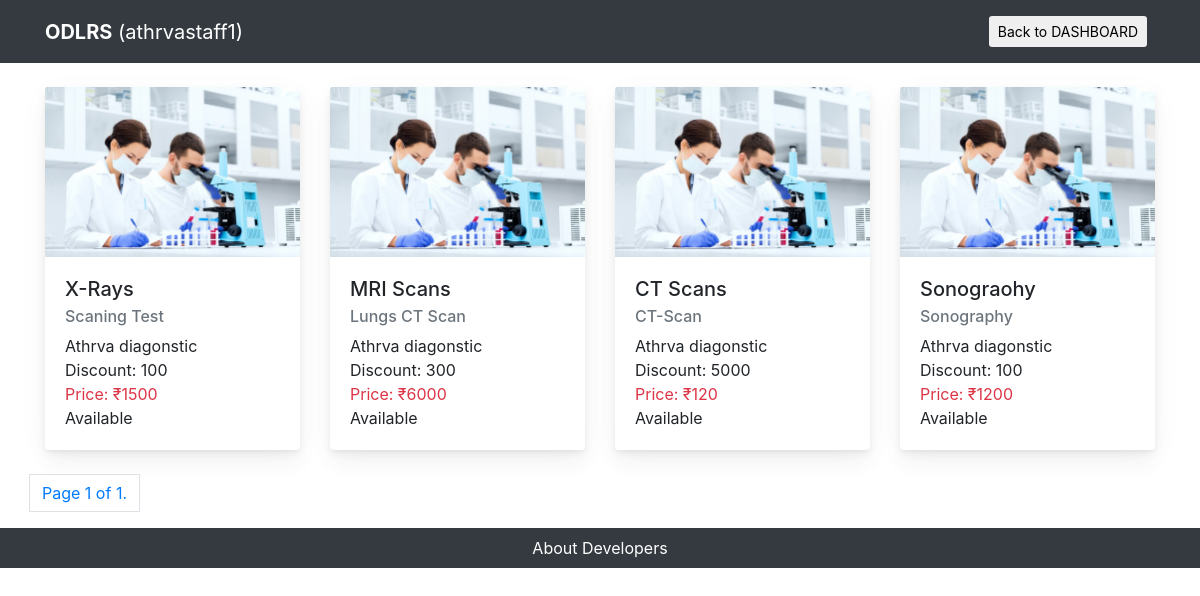
/all-tests-list-staff/athrvastaff1/, run on the app's committed database.
### diagnostic_centers/models.py (models this page shows, shortened)
class DiagnosticStaff(models.Model):
    username = models.CharField(max_length=20, unique=True, blank=False)
    password = models.CharField(max_length=100, unique=True,  blank=False)
    admin = models.BooleanField(default=False)
    center = models.ForeignKey(DiagnosticCenter, on_delete=models.CASCADE, related_name='center_staffs')
    class Meta:
        verbose_name_plural = 'Diagnostic Staffs'

class DiagnosticCenter(models.Model):
    name = models.CharField(max_length=250, blank=False)
    image = models.ImageField(default='default_center.jpg', upload_to='diagnostic_center_pics')
    email = models.EmailField(blank=True)
    contact_no = models.CharField(max_length=20, blank=False)
    website = models.CharField(max_length=100, blank=True)
    address = models.CharField(max_length=150, blank=False)
    class Meta:
        verbose_name_plural = 'Diagnostic Centers'
    def __str__(self):
        return self.name

### tests/models.py (models this page shows, shortened)
class Test(models.Model):
    ACTIVE_STATUS = (
        ('Available', 'AVAILABLE'),
        ('Closed', 'CLOSED'),
    )
    test_name = models.CharField(max_length=250, blank=False)
    image = models.ImageField(default='default_test.jpg', upload_to='test_pics')
    category = models.ForeignKey(TestCategory, on_delete=models.CASCADE, related_name='test_category')
    center = models.ForeignKey(DiagnosticCenter, on_delete=models.CASCADE, related_name='test_center')
    discount = models.PositiveIntegerField(null=True, blank=True)
    price = models.PositiveIntegerField(null=True, blank=True)
    active_status = models.CharField(max_length=20, choices=ACTIVE_STATUS, default='AVAILABLE')
    class Meta:
        ordering = ['-id']
        verbose_name_plural = 'Tests'

class TestCategory(models.Model):
    category_name = models.CharField(max_length=50)
    center = models.ForeignKey(DiagnosticCenter, on_delete=models.CASCADE, related_name='category_center',
                               null=True, blank=True)
    class Meta:
        verbose_name_plural = 'Test Categories'
        ordering = ['-id']
    def __str__(self):
        return self.category_name

### tests/views.py (the view)
# urls.py: path('all-tests-list-staff/<username>/', all_tests_list_for_staff, name='all-tests-list-staff'),
def all_tests_list_for_staff(request, username):
    staff = DiagnosticStaff.objects.get(username=username)
    staff_filtered_tests = Test.objects.filter(center__center_staffs=staff)
    paginator = Paginator(staff_filtered_tests, 20)
    page = request.GET.get('page')
    all_added_tests_paginator_data = paginator.get_page(page)
    template = 'tests/all_tests_list_for_staff.html'
    context = {
        'all_added_tests': all_added_tests_paginator_data,
        'staff': staff,
    }
    return render(request, template, context)

### templates/tests/all_tests_list_for_staff.html (shortened to what this page needs)
<!DOCTYPE html>
<html lang="en">
<head>
    <link rel="stylesheet" href="https://maxcdn.bootstrapcdn.com/bootstrap/4.0.0/css/bootstrap.min.css"
 />
</head>
<body>
    <nav class="navbar navbar-expand-lg navbar-dark bg-dark">
        <div class="container">
            <a class="navbar-brand text-warnin" href="#"><b>ODLRS</b> <span
                    class="text-white">({{ staff.username }})</span></a>
            <div class="" id="navbarSupportedContent">
                <ul class="navbar-nav ml-auto">
                    <li class="nav-item">
                        <a class="nav-link text-white"
                            href="{% url 'diagnostic_centers:staff-dashboard' staff.username %}">
                            <button type="submit" class="btn btn-white btn-sm">Back to DASHBOARD</button>
                        </a>
                    </li>
                </ul>
            </div>
        </div>
    </nav>
    <div class="container mt-4">
        <div class="row">
            {% for test in all_added_tests %}
            <div class="col-xs-12 col-sm-6 col-md-4 col-lg-3">
                <div class="card mb-4">
                    <img src="{{ test.image.url }}" class="card-img-top" alt="..." width="100%">
                    <div class="card-body">
                        <h5 class="card-title">{{ test.test_name }}
                        </h5>
                        <h6 class="card-subtitle mb-2 text-muted">{{ test.category }}</h6>
                        <p class="card-text center">{{ test.center }}</p>
                        <p class="card-text">Discount: {{ test.discount }}</p>
                        <p class="card-text text-danger">Price: ₹{{ test.price }}</p>
                        <p class="card-text">{{ test.active_status }}</p>
                    </div>
                </div>
            </div>
            {% endfor %}
            <br><br>
            <ul class="pagination">
                <li class="page-item">
                    <a class="page-link" href="#">Page {{ all_added_tests.number }} of
                        {{ all_added_tests.paginator.num_pages }}.</a>
                </li>
            </ul>
        </div>
    </div>
    <div class="footer bg-dark text-white text-center py-2">
        <div class="d-box px-2">
            <a class="text-white" href="{% url 'developers' %}" target="_blank" data-toggle="tooltip"
                data-placement="top" title="About Developers">About Developers</a>
        </div>
    </div>
</body>
</html>

### templates/tests/all_tests_list_for_staff.html (style rules this page uses)
p { margin-bottom: 0; }
.card { box-shadow: 0 0.46875rem 2.1875rem rgba(4, 9, 20, 0.03), 0 0.9375rem 1.40625rem rgba(4, 9, 20, 0.03), 0 0.25rem 0.53125rem rgba(4, 9, 20, 0.05), 0 0.125rem 0.1875rem rgba(4, 9, 20, 0.03); border-width: 0; transition: all .2s; }

### data on the page
DiagnosticStaff: username "athrvastaff1"
Test: image (placeholder picture), test_name "X-Rays", category "Scaning Test", center "Athrva diagonstic", discount "100", price "1500", active_status "Available"
Test: image (placeholder picture), test_name "MRI Scans", category "Lungs CT Scan", center "Athrva diagonstic", discount "300", price "6000", active_status "Available"
Test: image (placeholder picture), test_name "CT Scans", category "CT-Scan", center "Athrva diagonstic", discount "5000", price "120", active_status "Available"
Test: image (placeholder picture), test_name "Sonograohy", category "Sonography", center "Athrva diagonstic", discount "100", price "1200", active_status "Available"

### other printed values
{{ all_added_tests.number }} "1"
{{ all_added_tests.paginator.num_pages }} "1"
